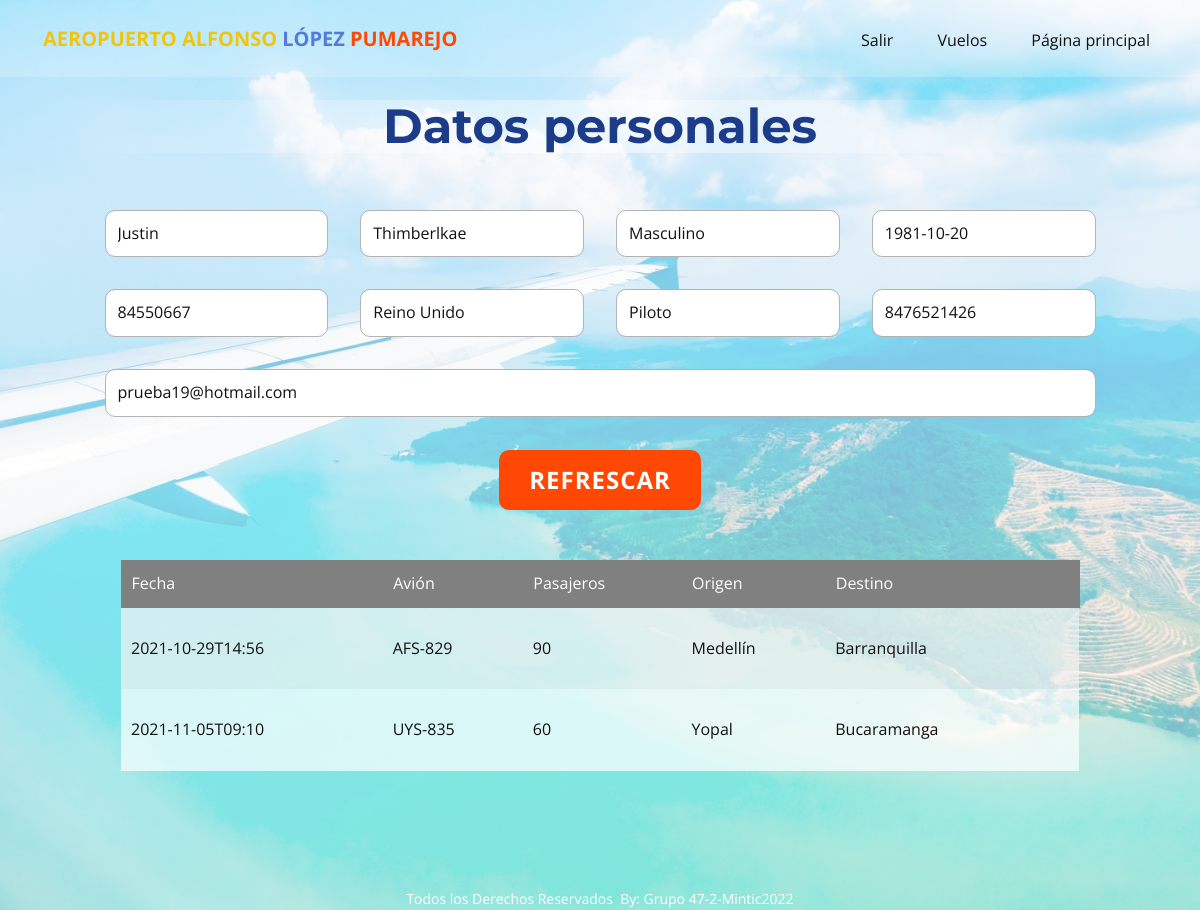
Before: /piloto (signed in) with the older database file.
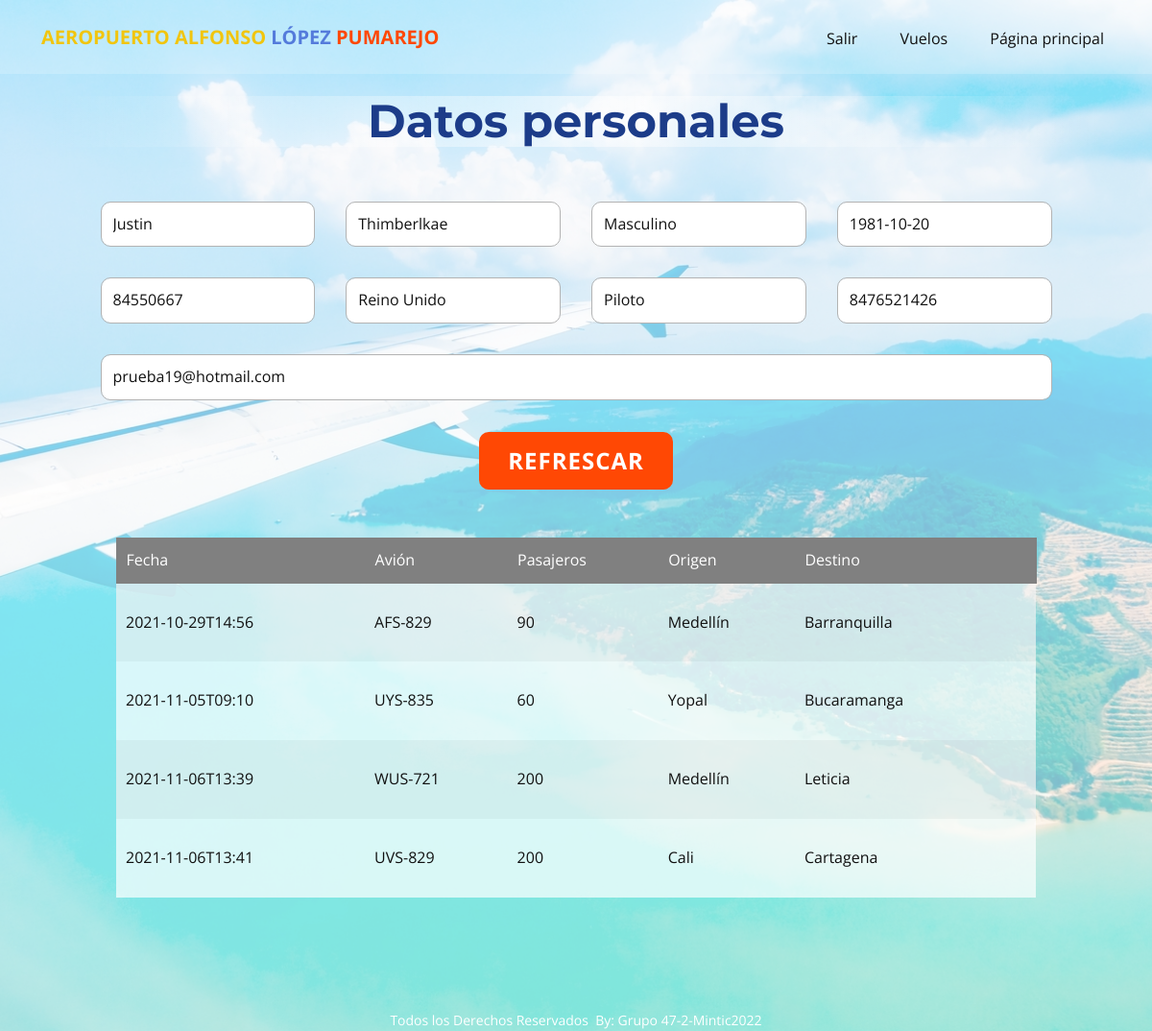
After: the same page with the newer database file.
### tables this page shows
CREATE TABLE Usuario (idUser VARCHAR (150) NOT NULL UNIQUE PRIMARY KEY, idRol int (1) REFERENCES Roles (idRol) ON DELETE CASCADE ON UPDATE CASCADE DEFAULT (1), nombres varchar (50), apellidos varchar (50), tipoDocumento varchar (50), pais varchar (50), genero varchar (30), fechaNacimiento datetime, codigoMarcacion varchar (10), telefono int (20), correo varchar (120) UNIQUE NOT NULL, password varchar (255));

CREATE TABLE Vuelo (idVuelo INTEGER PRIMARY KEY AUTOINCREMENT UNIQUE NOT NULL, estadoVuelo varchar (20), origenVuelo varchar (50), destinoVuelo varchar (50), capacidad int (3), avion varchar (30), fechaVuelo timestamp, idPiloto VARCHAR (150) REFERENCES Usuario (idUser) ON DELETE CASCADE ON UPDATE CASCADE NOT NULL, idcoPiloto VARCHAR (150) REFERENCES Usuario (idUser) ON DELETE SET NULL ON UPDATE SET NULL);

### main.py (the view)
@app.route("/piloto", methods = ["GET", "POST"])
def piloto():
   if 'idUser' in session and session["rol"] == 2:
      vueloPiloto = ""
      datosPiloto = ""
      piloto = Piloto()
      vueloPiloto = piloto.consultarVuelos(session["idUser"])
      datosPiloto = piloto.consultarPerfil(session["idUser"])
      return render_template("piloto.html", vueloPiloto = vueloPiloto, datosPiloto=datosPiloto)
   else:
      flash('Usted no tiene permisos para acceder a esta página.', 'errormsg')
      return redirect(url_for('paginaprincipal'))

### clases.py (called while the page is built)
def dict_factory(cursor, row):
    d = {}
    for idx, col in enumerate(cursor.description):
        d[col[0]] = row[idx]
    return d

    def sql_connection(self):
        try:
            con=sqlite3.connect('database/database.db')
            con.row_factory = dict_factory
            return con
        except Error:
            print(Error)

    def consultarVuelos(self, idUser):
        sentencia = "SELECT i.estadoVuelo, i.capacidad, i.avion, i.fechaVuelo, i.origenVuelo, i.destinoVuelo, i.idVuelo, (SELECT COUNT (*) FROM Review WHERE idVuelo = i.idVuelo) as reviews FROM Vuelo i LEFT JOIN Usuario t ON i.idPiloto = t.idUser WHERE i.idPiloto = ? OR i.idcoPiloto =?"
        db = Database()
        con = db.sql_connection()
        cursorObj = con.cursor()
        cursorObj.execute(sentencia,[idUser, idUser])
        con.commit()
        pilotovuelo = cursorObj.fetchall()
        con.close()
        return pilotovuelo

    def consultarPerfil(self, idUser):
        sentencia = "SELECT nombres, apellidos, genero, fechaNacimiento, idUser, pais, idRol, telefono, correo FROM Usuario WHERE idUser = ?"
        db = Database()
        con = db.sql_connection()
        cursorObj = con.cursor()
        cursorObj.execute(sentencia,[idUser])
        con.commit()
        pilotodata = cursorObj.fetchone()
        con.close()
        return pilotodata

### templates/piloto.html (shortened to what this page needs)
<!DOCTYPE html>
<html style="font-size: 16px;">
  <head>
    <link rel="stylesheet" href="../static/nicepage.css" media="screen">
<link rel="stylesheet" href="../static/piloto.css" media="screen">
  </head>
  <body class="u-body">
        {% include 'menu.html' %}
    <section class="u-align-center u-clearfix u-image u-section-1" id="sec-c882" data-image-width="1600" data-image-height="1067">
      <div class="u-clearfix u-sheet u-sheet-1">
        <div class="u-container-style u-expanded-width u-group u-shape-rectangle u-group-1">
          <div class="u-container-layout u-container-layout-1">
            <h1 class="u-align-center u-custom-font u-font-montserrat u-text u-text-custom-color-5 u-title u-text-1">Datos personales</h1>
            <div class="u-form u-form-1">
              <form action="#" method="POST" class="u-clearfix u-form-spacing-32 u-form-vertical u-inner-form" source="custom" name="datapiloto" style="padding: 41px;">
                <div class="u-form-group u-form-name u-form-partition-factor-4 u-form-group-1">
                  <input type="text" placeholder="Nombre(s)" id="name-dc01" readonly name="nombres" value="{{datosPiloto.nombres}}" class="u-border-1 u-border-grey-30 u-input u-input-rectangle u-radius-10 u-white" required="">
                </div>
                <div class="u-form-group u-form-partition-factor-4 u-form-group-2">
                  <input type="text" placeholder="Apellido(s)" id="name-0b98" readonly name="apellidos" value="{{datosPiloto.apellidos}}" class="u-border-1 u-border-grey-30 u-input u-input-rectangle u-radius-10 u-white" required="required">
                </div>
                <div class="u-form-group u-form-partition-factor-4 u-form-select u-form-group-3">
                  <div class="u-form-select-wrapper">
                  <input type="text" placeholder="Genero" id="text222" readonly name="genero" value="{{datosPiloto.genero}}" class="u-border-1 u-border-grey-30 u-input u-input-rectangle u-radius-10 u-white">
                </div>
                </div>
                <div class="u-form-date u-form-group u-form-partition-factor-4 u-form-group-4">
                  <input type="text" placeholder="Fecha de nacimiento" id="text333" readonly name="fecha" value="{{datosPiloto.fechaNacimiento}}" class="u-border-1 u-border-grey-30 u-input u-input-rectangle u-radius-10 u-white">
                </div>
                <div class="u-form-group u-form-partition-factor-4 u-form-group-5">
                  <input type="text" placeholder="Número de documento" id="text-5686" readonly name="numdocumento" value="{{datosPiloto.idUser}}" class="u-border-1 u-border-grey-30 u-input u-input-rectangle u-radius-10 u-white">
                </div>
                <div class="u-form-group u-form-partition-factor-4 u-form-select u-form-group-6">
                  <div class="u-form-select-wrapper">
                  <input type="text" placeholder="País de nacimiento" id="text111" readonly name="paisdenacimiento" value="{{datosPiloto.pais}}" class="u-border-1 u-border-grey-30 u-input u-input-rectangle u-radius-10 u-white">
                  </div>
                </div>
                <div class="u-form-group u-form-partition-factor-4 u-form-group-7">
                  <input type="text" placeholder="Cargo" id="text-a7d2" readonly name="cargo" value="Piloto" class="u-border-1 u-border-grey-30 u-input u-input-rectangle u-radius-10 u-white">
                </div>
                <div class="u-form-group u-form-partition-factor-4 u-form-phone u-form-group-8">
                  <input type="tel" placeholder="Número de telefono" id="text-5435" readonly name="numtelefono" value="{{datosPiloto.telefono}}" class="u-border-1 u-border-grey-30 u-input u-input-rectangle u-radius-10 u-white">
                </div>
                <div class="u-form-group u-form-group-9">
                  <input type="text" placeholder="e-mail" id="text-666" readonly name="email" value="{{datosPiloto.correo}}" class="u-border-1 u-border-grey-30 u-input u-input-rectangle u-radius-10 u-white">
                </div>
                <div class="u-align-center u-form-group u-form-submit">
                  <a href="../" class="u-btn u-btn-round u-btn-submit u-button-style u-radius-10 u-btn-1">Refrescar<br>
                  </a>
                </div>
              </form>
            </div>
            {%if vueloPiloto %}
            <div class="u-align-center u-table u-table-responsive u-table-1">
              <table class="u-table-entity">
                <thead class="u-grey-50 u-table-header u-table-header-1">
                  <tr style="height: 46px;">
                    <th class="u-border-1 u-border-grey-50 u-table-cell">Fecha</th>
                    <th class="u-border-1 u-border-grey-50 u-table-cell">Avión</th>
                    <th class="u-border-1 u-border-grey-50 u-table-cell">Pasajeros</th>
                    <th class="u-border-1 u-border-grey-50 u-table-cell">Origen</th>
                    <th class="u-border-1 u-border-grey-50 u-table-cell">Destino</th>
                    <th class="u-border-1 u-border-grey-50 u-table-cell"></th>
                  </tr>
                </thead>
                <tbody class="u-table-body u-table-body-1">
                  {% for algo in vueloPiloto %}
                  <tr style="height: 82px;">
                    <td class="u-border-1 u-border-grey-40 u-border-no-left u-border-no-right u-table-cell">{{algo.fechaVuelo}}</td>
                    <td class="u-border-1 u-border-grey-40 u-border-no-left u-border-no-right u-table-cell">{{algo.avion}}</td>
                    <td class="u-border-1 u-border-grey-40 u-border-no-left u-border-no-right u-table-cell">{{algo.capacidad}}</td>
                    <td class="u-border-1 u-border-grey-40 u-border-no-left u-border-no-right u-table-cell">{{algo.origenVuelo}}</td>
                    <td class="u-border-1 u-border-grey-40 u-border-no-left u-border-no-right u-table-cell">{{algo.destinoVuelo}}</td>
                    <td class="u-border-1 u-border-grey-40 u-border-no-left u-border-no-right u-table-cell">
                      </td>
                  </tr>
                  {% endfor %}
                </tbody>
              </table>
            </div>
            {% endif %}
          </div>
        </div>
      </div>
    </section>
    <footer class="u-align-center u-clearfix u-footer u-grey-80 u-footer" id="sec-7e24"><div class="u-clearfix u-sheet u-sheet-1">
        <p class="u-small-text u-text u-text-variant u-text-1"> Todos los Derechos Reservados&nbsp;
By: Grupo 47-2-Mintic2022</p>
      </div></footer>
  </body>
</html>

### templates/menu.html (shortened to what this page needs)
<header class="u-clearfix u-header u-header" id="sec-d507"><div class="u-clearfix u-sheet u-sheet-1">
<nav class="u-menu u-menu-dropdown u-offcanvas u-menu-1" style="z-index: 999;">
    <div class="u-custom-menu u-nav-container">
      <ul class="u-nav u-unstyled u-nav-1">
        {% if session and 'idUser' in session%}
        <li class="u-nav-item"><a href="{{url_for('salir')}}"class="u-button-style u-nav-link">Salir</a>
        </li>
        {% endif %}
          <li class="u-nav-item"><a class="u-button-style u-nav-link u-text-active-palette-1-base u-text-hover-palette-2-base" href="#" style="padding: 10px 20px;">Vuelos</a>
          </li>
          <li class="u-nav-item"><a class="u-button-style u-nav-link u-text-active-palette-1-base u-text-hover-palette-2-base" href="{{url_for('paginaprincipal')}}" style="padding: 10px 20px;">Página principal</a>
        </li>
</ul>
    </div>
  </nav>
  <p class="u-text u-text-default u-text-1">
    <font color="#f1c50e">AEROPUERTO ALFONSO </font>
    <span class="u-text-palette-2-base">LÓPEZ </span>
    <span class="u-text-palette-1-base">PUMAREJO</span>
  </p>
</div></header>

### static/piloto.css (style rules this page uses)
.u-section-1 .u-group-1 { margin-top: 16px; margin-bottom: 60px; }
.u-section-1 .u-container-layout-1 { padding: 7px 0; }
.u-section-1 .u-text-1 { font-size: 3rem; font-weight: 700; margin: 0 23px; }
.u-section-1 .u-form-1 { height: 754px; width: 1073px; margin: 16px auto 0; }
.u-section-1 .u-form-group-1 { margin-left: 0; }
.u-section-1 .u-form-group-2 { margin-left: 0; }
.u-section-1 .u-form-group-3 { margin-left: 0; }
.u-section-1 .u-form-group-4 { margin-left: 0; }
.u-section-1 .u-form-group-5 { margin-left: 0; }
.u-section-1 .u-form-group-6 { margin-left: 0; }
.u-section-1 .u-form-group-7 { margin-left: 0; }
.u-section-1 .u-form-group-8 { margin-left: 0; }
.u-section-1 .u-form-group-9 { margin-left: 0; }
.u-section-1 .u-btn-1 { font-size: 1.5rem; margin-bottom: 0; padding: 11px 30px; }
.u-section-1 .u-table-1 { width: 959px; margin: 9px auto 0; }
.u-section-1 .u-table-header-1 { background-image: none; }
.u-section-1 .u-table-body-1 { background-image: none; }

Changed rows visible on the page:
added Vuelo: fechaVuelo "2021-11-06T13:39", avion "WUS-721", capacidad "200", origenVuelo "Medellín", destinoVuelo "Leticia"
added Vuelo: fechaVuelo "2021-11-06T13:41", avion "UVS-829", capacidad "200", origenVuelo "Cali", destinoVuelo "Cartagena"
